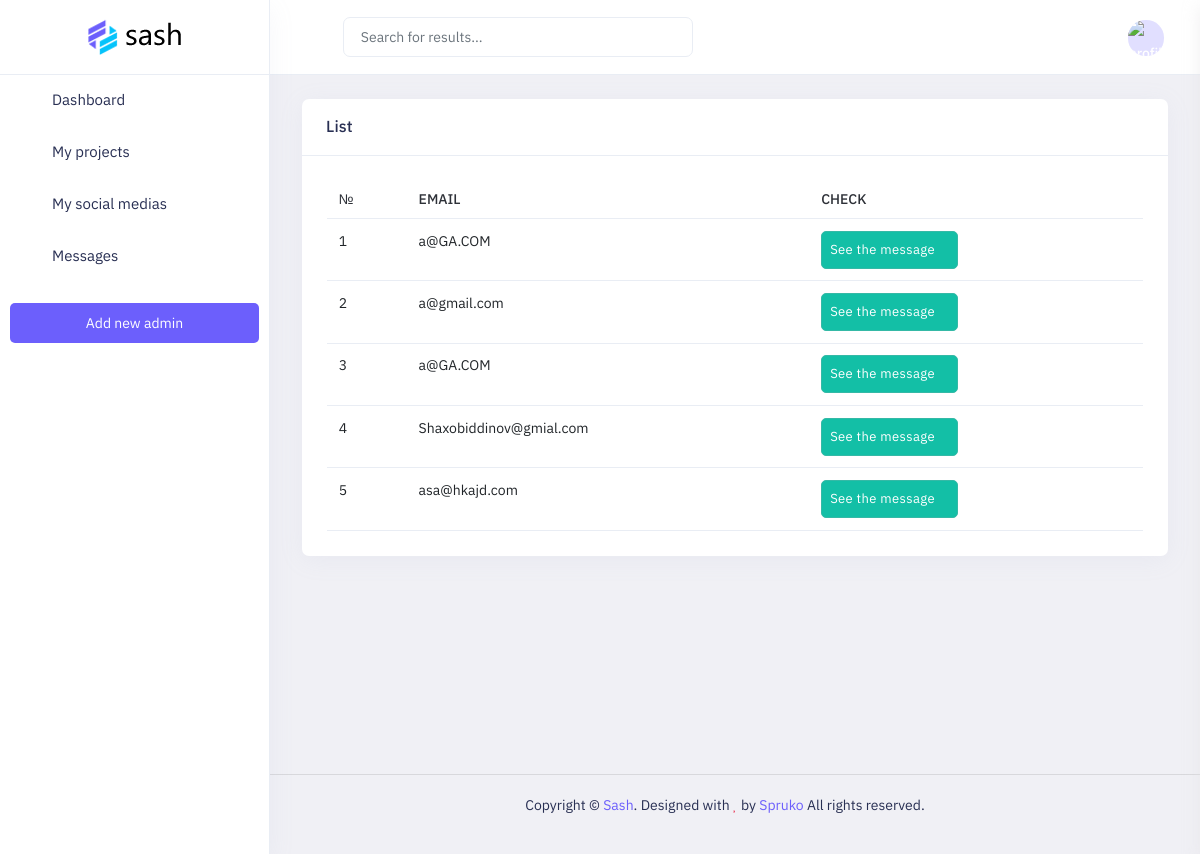
Before: /contacts with the older database file.
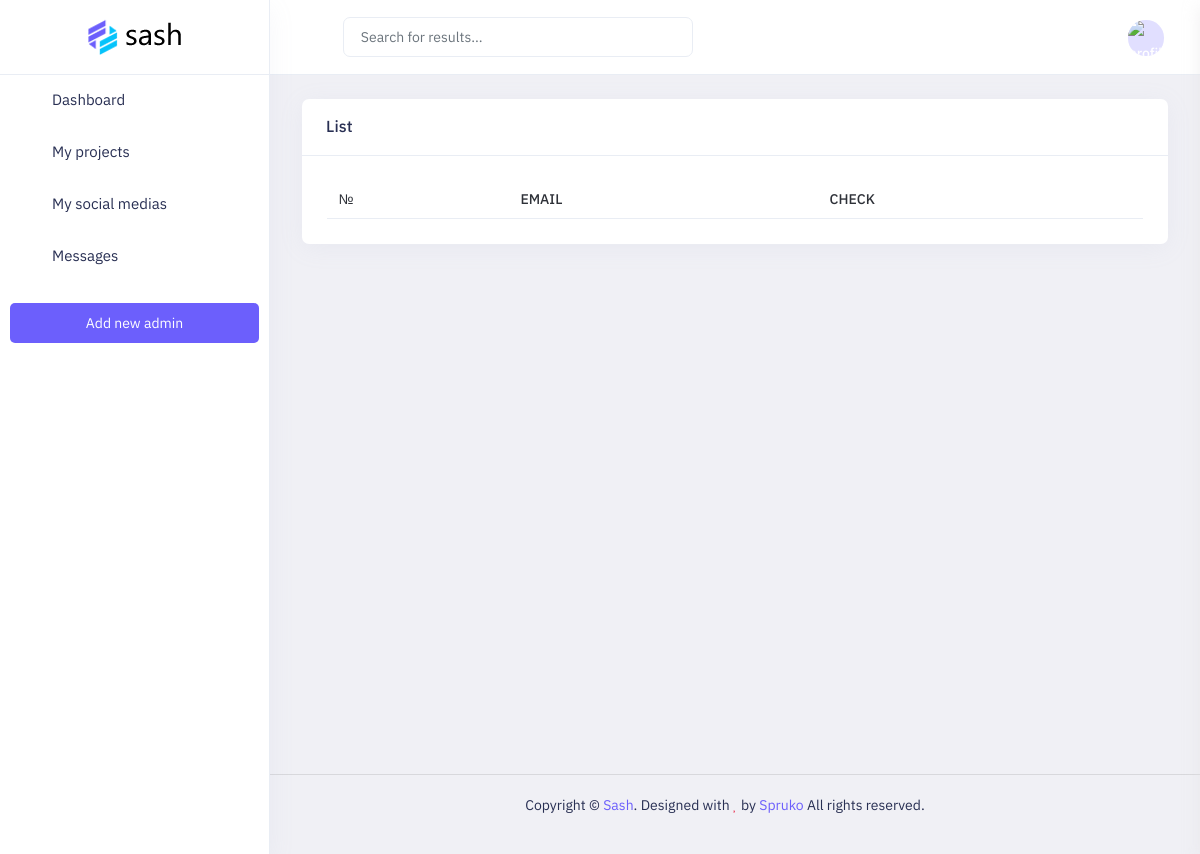
After: the same page with the newer database file.
### myapp/models.py (models this page shows)
class Message(models.Model):
    name = models.CharField(max_length = 250)
    email = models.EmailField()
    text = models.TextField()
    sent_time = models.DateTimeField(auto_now_add = True)

### myapp/views.py (the view)
# urls.py: path('contacts', list_contact, name = 'list_contact'),
def list_contact(request):
    messages = Message.objects.all()
    context = {
        "messages": messages
    }
    return render(request, 'dashboard/contact/list.html', context)

### templates/dashboard/contact/list.html (shortened to what this page needs)
{%extends 'dashboard/base.html'%}
{%load static%}
{%block content%}
            <div class="main-content app-content mt-0">
                <div class="side-app">
                    <div class="main-container container-fluid">
                        <div class="page-header">
                            <h1 class="page-title">Messages</h1>
                        </div>
                        <div class="row">
                            <div class="col-3"></div>
                            <div class="col-xl-6">
                                <div class="card">
                                    <div class="card-header">
                                        <h3 class="card-title">List</h3>
                                    </div>
                                    <div class="card-body">
                                        <div class="table-responsive">
                                            <table class="table text-nowrap text-md-nowrap mb-0">
                                                <thead>
                                                    <tr>
                                                        <th>№</th>
                                                        <th>email</th>
                                                        <th>Check</th>
                                                    </tr>
                                                </thead>
                                                <tbody>
                                                    {% for message in messages %}
                                                    <tr class="my-table">
                                                        <td>{{forloop.counter}}</td>
                                                        <td>{{message.email}}</td>
                                                        <td><a href="{% url 'detail_contact' message.id %}" class="btn btn-icon  btn-success" style="color: white;"> See the message <i class="fa fa-arrow-right"></i></a></td>
                                                    </tr>
                                                    {% endfor %}
                                                </tbody>
                                            </table>
                                        </div>
                                    </div>
                                </div>
                            </div>
                        </div>
                    </div>
                </div>
            </div>
{%endblock%}

Changed rows visible on the page:
removed Message: email "a@GA.COM"
removed Message: email "a@gmail.com"
removed Message: email "a@GA.COM"
removed Message: email "Shaxobiddinov@gmial.com"
removed Message: email "asa@hkajd.com"
